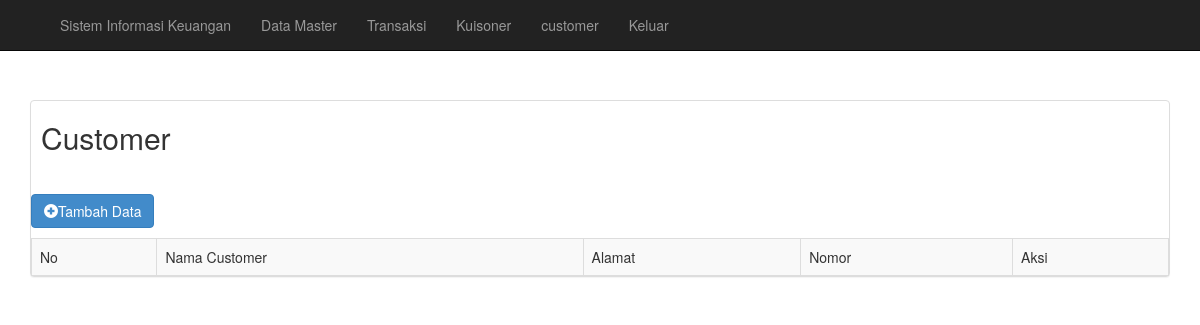
/akuntansi/costumer.php (signed in), run on an earlier commit of the app's database.
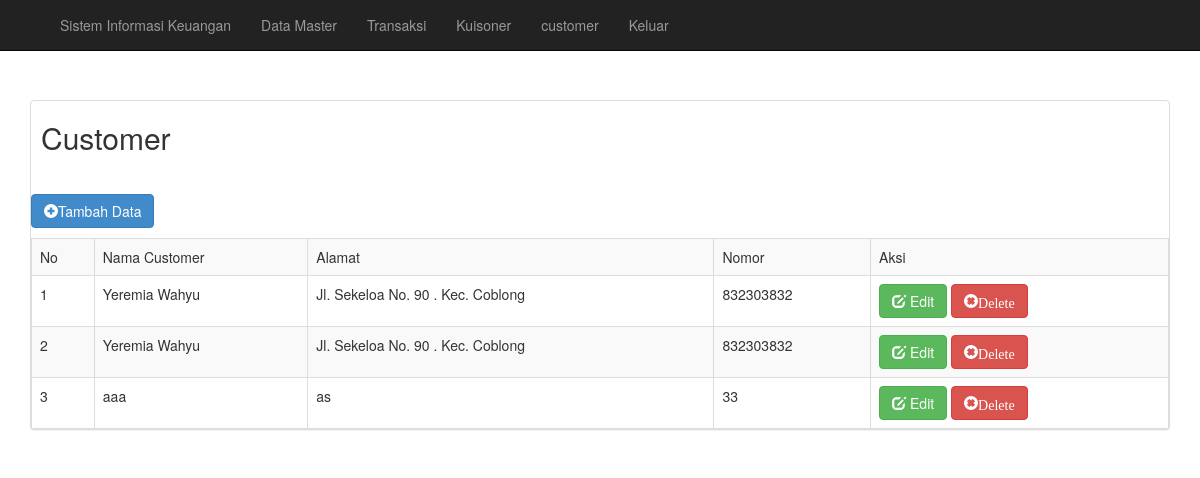
And on a later commit of the database.
### tables this page shows
CREATE TABLE `customer` (
  `id_customer` int(11) NOT NULL,
  `nama_customer` varchar(50) NOT NULL,
  `alamat` varchar(50) NOT NULL,
  `nomor` int(13) NOT NULL
);

### akuntansi/costumer.php (the view, shortened to what this page needs)
<?php
    include "koneksi.php";
    include "navbar.php";
    if (@$_SESSION['manager'] || @$_SESSION['pegawai']) {
 ?>
<!DOCTYPE html>
<html>
<head>
    <link rel="stylesheet" href="./bootstrap/css/bootstrap.min.css">
    <link rel="stylesheet" href="./css/bootstrap-datetimepicker.min.css">
</head>
<body>
<div class="container">
<div class="panel panel-default" style="margin-top: 100px">
    <div class="row" style="padding-bottom: 30px; padding-left: 10px; ">
        <div class="col-md-8">
                <h2>Customer</h2>
        </div>
    </div>
    <p><a href="#" class="btn btn-primary" data-target="#ModalAdd" data-toggle="modal"><span class='glyphicon glyphicon-plus-sign'></span>Tambah Data</button></a></p>
               <table class = "table table-bordered table-striped">
        <tr>
        <td>No</td>
        <td>Nama Customer </td>
        <td>Alamat</td>
        <td>Nomor</td>
        <td>Aksi</td>
        </tr>
        <?php
        $no = 0;
        $sql = mysqli_query($koneksi, "SELECT * FROM customer ORDER BY id_customer ASC") or die(mysqli_error());
        while ($data = mysqli_fetch_array($sql)){
          $no++;
          ?>
            <tr>
                <td><?php echo $no; ?></td>
                <td><?php echo  $data['nama_customer']; ?></td>
                <td><?php echo  $data['alamat']; ?></td>
                <td><?php echo  $data['nomor']; ?></td>
                <td>
                   <a href="#" class='open_modal' id='<?php echo  $data['id_customer']; ?>'><button type='button' class='btn btn-success'><span class='glyphicon glyphicon-edit'></span> Edit</button></a>
                   <a href="#" onclick="confirm_modal('delete_customer.php?&id_customer=<?php echo  $data['id_customer']; ?>');"><button type='button' class='btn btn-danger'><span class='glyphicon glyphicon-remove-sign'>Delete</button></a>
                </td>
            </tr>
          <?php } ?>
                    </table>
        </div>
    </div>
</body>
</html>
<?php
}else{
        header("location:index.php");
}
?>

### akuntansi/navbar.php (shortened to what this page needs)
<!DOCTYPE html>
<html>
<head>
    <link rel="stylesheet" href="./bootstrap/css/bootstrap.min.css">
    <link rel="stylesheet" href="./css/bootstrap-datetimepicker.min.css">
</head>
<body>
    <div class="navbar navbar-inverse navbar-fixed-top" role="navigation">
        <div class="container">
            <div class="navbar-collapse collapse">
                <ul class="nav navbar-nav">
                    <li class="dropdown">
                        <a href="home.php" class="dropdown-toggle">Sistem Informasi Keuangan</a>
                    </li>
                    <li class="">
                        <a href="datamaster.php" class="dropdown-toggle">Data Master </a>
                    </li>
                    <li class="">
                        <a href="transaksi.php" class="dropdown-toggle">Transaksi</a>
                    </li>
                    <li class="">
                        <a href="kuisoner.php" class="dropdown-toggle">Kuisoner</a>
                    </li>
                    <li class="">
                        <a href="costumer.php" class="dropdown-toggle">customer</a>
                    </li>
                    <li class="">
                        <a href="logout.php" class="dropdown-toggle">Keluar</a>
                    </li>
                </ul>
            </div>
        </div>
    </div>

What changed in the data, as far as the page shows it:
added customer: nama_customer "Yeremia Wahyu", alamat "Jl. Sekeloa No. 90 . Kec. Coblong", nomor "832303832"
added customer: nama_customer "Yeremia Wahyu", alamat "Jl. Sekeloa No. 90 . Kec. Coblong", nomor "832303832"
added customer: nama_customer "aaa", alamat "as", nomor "33"
